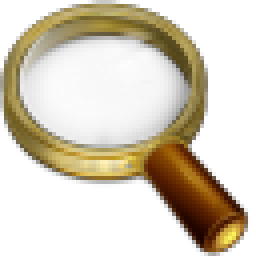
#> input picture A3/A3_resources/64x64.png, 64 x 64 px (shown 4 times larger)
$ jupyter execute Q3.ipynb   (shell and % lines are left out)
#> lines starting #> are read from the running program, lines starting #| are printed output that depends on the picture
### A3/Q3.py
import numpy as np
from skimage.io import imread
import pdb
import matplotlib.pyplot as plt


def magnitude(fft_img):
    real = fft_img.real
    imag = fft_img.imag

    mag = np.sqrt(real**2 + imag**2)
    return mag


def double_image(img):
    rows, cols = img.shape
    col_pad = np.zeros((rows, cols))
    padded_img = np.hstack((col_pad, img))

    rows, cols = padded_img.shape
    row_pad = np.zeros((rows, cols))
    padded_img = np.vstack((padded_img, row_pad))

    return padded_img


def scale_img(img):
    new_img = 20 * np.log(img)
    return new_img


# [17 lines that do not run on import are left out]

### A3/Q3.ipynb
### Report Q3

The code the question can be found in Q3.py file. We will import the functions defined in the file to demonstrate usbaility and give results for different questions.

[cell 1]
import numpy as np
from skimage.io import imread
import matplotlib.pyplot as plt

from Q3 import magnitude, scale_img, double_image

#### We then read an image and padd it with zeros to double the size using double_image

[cell 2]
img = imread("A3_resources/64x64.png", as_gray=True)
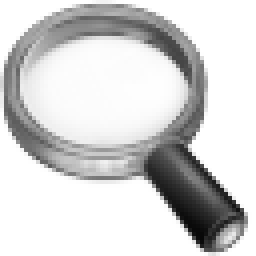
#> img: shape (64, 64) float64 (shown 4 times larger); min 0.0326, max 1, mean 0.826
new_img = img

for n in [64, 128, 256, 512]:
    plt.figure(figsize=(10, 10))
    plt.subplot(121)
    plt.imshow(new_img, 'gray')
    plt.title("Image of size {0}x{0}".format(n))
    plt.subplot(122)
    fft = np.fft.fft2(new_img)
    fft_shifted = np.fft.fftshift(fft)
    mag = magnitude(fft_shifted)
    scale_mag = scale_img(mag)
    plt.imshow(scale_mag, 'gray')
    plt.title("Fourier transform for {0}x{0} image".format(n))
    plt.show()

    new_img = double_image(new_img)
#> this loop made 4 passes
#> pass 1, in magnitude, `imag = fft_img.imag`:
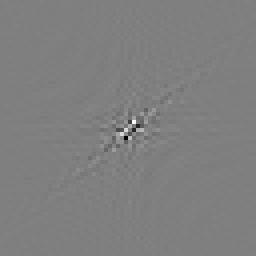
#> imag: shape (64, 64) float64 (shown 4 times larger); min -292.3, max 292.3, mean 0; drawn with min black and max white
#> pass 1, in scale_img, `new_img = 20 * np.log(img)`:
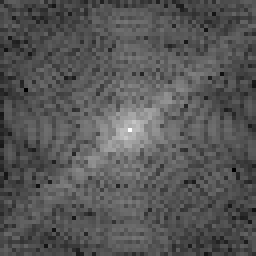
#> new_img: shape (64, 64) float64 (shown 4 times larger); min -48.83, max 162.5, mean 23.4; drawn with min black and max white
#> pass 1, `plt.show()`:
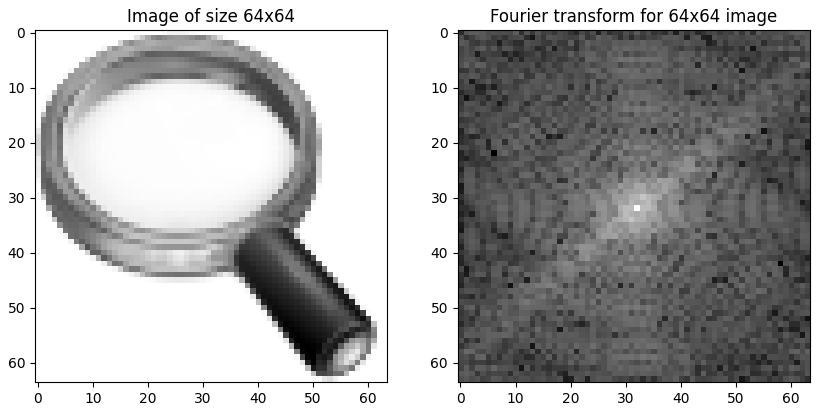
#> figure drawn by matplotlib, 2 panels
#> pass 2, `plt.show()`:
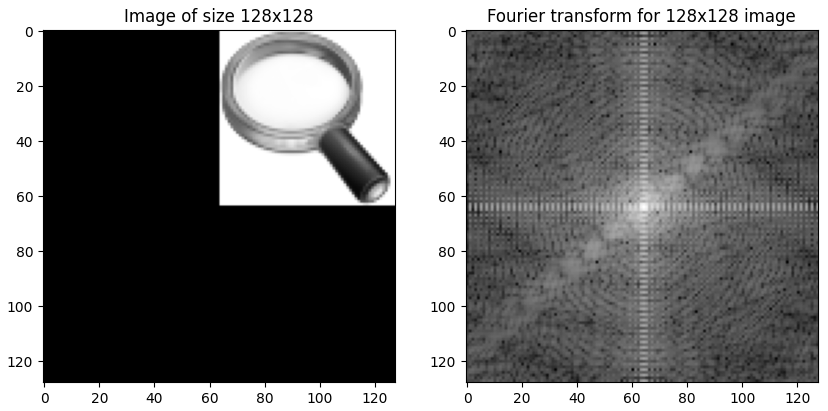
#> figure drawn by matplotlib, 2 panels
#> after the loop:
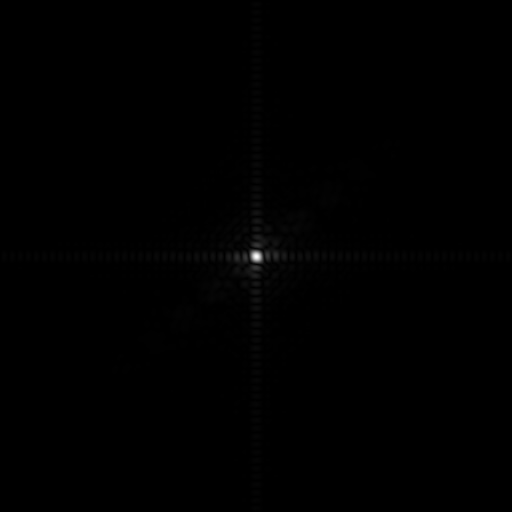
#> mag: shape (512, 512) float64; min 0.00548, max 3385.2, mean 10.4; drawn with min black and max white
